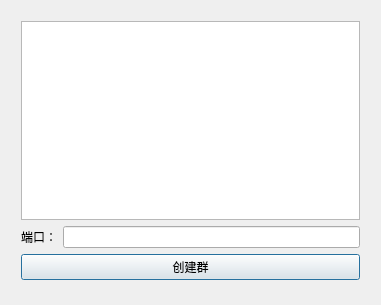
<?xml version="1.0" encoding="UTF-8"?>
<ui version="4.0">
 <class>tcpSrv</class>
 <widget class="QDialog" name="tcpSrv">
  <property name="geometry">
   <rect>
    <x>0</x>
    <y>0</y>
    <width>381</width>
    <height>305</height>
   </rect>
  </property>
  <property name="windowTitle">
   <string>tcpSrv</string>
  </property>
  <widget class="QWidget" name="gridLayoutWidget">
   <property name="geometry">
    <rect>
     <x>10</x>
     <y>10</y>
     <width>361</width>
     <height>281</height>
    </rect>
   </property>
   <layout class="QGridLayout" name="gridLayout">
    <item row="1" column="1">
     <widget class="QLineEdit" name="lineEdit"/>
    </item>
    <item row="2" column="0" colspan="2">
     <widget class="QPushButton" name="pushButton">
      <property name="text">
       <string>创建群</string>
      </property>
     </widget>
    </item>
    <item row="1" column="0">
     <widget class="QLabel" name="label">
      <property name="text">
       <string>端口：</string>
      </property>
     </widget>
    </item>
    <item row="0" column="0" colspan="2">
     <widget class="QListWidget" name="listWidget"/>
    </item>
   </layout>
  </widget>
 </widget>
 <layoutdefault spacing="6" margin="11"/>
 <resources/>
 <connections/>
</ui>
